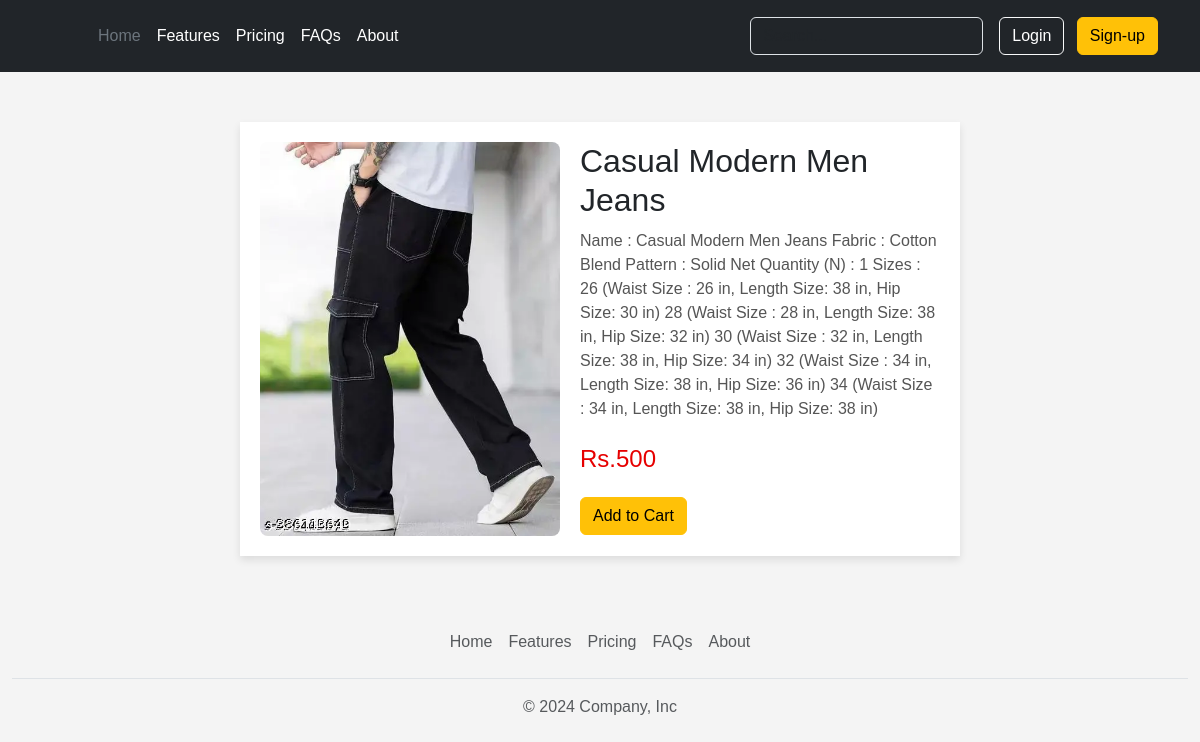
/description/1/, run on the app's committed database.
### mainapp/models.py (models this page shows, shortened)
class Product(models.Model):
    title = models.CharField(max_length=50)
    price = models.IntegerField()
    description = models.TextField()
    image = models.ImageField(upload_to='media')
    size = models.CharField(max_length=10)
    category = models.CharField(choices=CATEGORY_CHOICE,max_length=50)
    is_avaliable = models.BooleanField()

### mainapp/views.py (the view)
# urls.py: path('description/<int:id>/',views.ProductDescription),
def ProductDescription(request,id):
    product = Product.objects.filter(id=id)
    context = {
        'prod':product[0]
    }
    return render(request,'ProductDescription.html',context)

### templates/ProductDescription.html (shortened to what this page needs)
{% extends "index.html" %}
{% block outlet %}
<!DOCTYPE html>
<html lang="en">
<head>
</head>
<body>
    <div class="product-container">
        <div class="product-image">
            <img src="/media/{{prod.image}}" alt="Product Image" width="300">
        </div>
        <div class="product-details">
            <h1 class="product-title">{{prod.title}}</h1>
            <p class="product-description">
               {{prod.description}}
            </p>
            <p class="product-price">Rs.{{prod.price}}</p>
            <button class="btn btn-warning" >
             <a href = "/cart/{{prod.id}}/">Add to Cart</a>
            </button>
        </div>
    </div>
</body>
</html>
{% endblock outlet %}

### templates/ProductDescription.html (style rules this page uses)
body { font-family: Arial, sans-serif; background-color: #f4f4f4; margin: 0; padding: 0; }
.product-container { width: 60%; margin: 50px auto; padding: 20px; background-color: #fff; box-shadow: 0 4px 8px rgba(0, 0, 0, 0.1); display: flex; align-items: center; }
.product-image img { max-width: 100%; height: auto; border-radius: 8px; }
.product-details { margin-left: 20px; flex: 1; }
.product-title { font-size: 2em; margin-bottom: 10px; }
.product-description { font-size: 1em; margin-bottom: 20px; color: #555; }
.product-price { font-size: 1.5em; color: #e60000; margin-bottom: 20px; }
a { text-decoration: none; color:black; }

### data on the page
Product: image (picture), title "Casual Modern Men Jeans", description "Name : Casual Modern Men Jeans Fabric : Cotton Blend Pattern : Solid Net Quantity (N) : 1 Sizes : 26 (Waist Size : 26 in, Length Size: 38 in, Hip Size: 30 in) 28 (Waist Size : 28 in, Length Size: 38 in, Hip Size: 32 in) 30 (Waist Size : 32 in, Length Size: 38 in, Hip Size: 34 in) 32 (Waist Size : 34 in, Length Size: 38 in, Hip Size: 36 in) 34 (Waist Size : 34 in, Length Size: 38 in, Hip Size: 38 in)", price "500"
